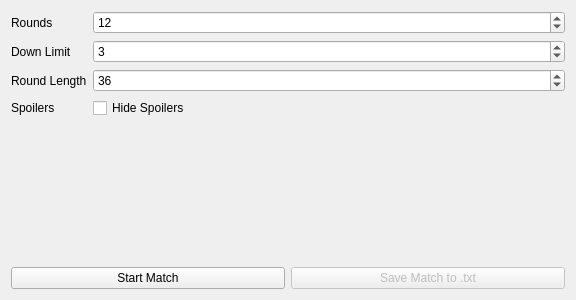
<?xml version="1.0" encoding="UTF-8"?>
<ui version="4.0">
 <class>OptionsWidget</class>
 <widget class="QWidget" name="OptionsWidget">
  <property name="geometry">
   <rect>
    <x>0</x>
    <y>0</y>
    <width>576</width>
    <height>300</height>
   </rect>
  </property>
  <property name="windowTitle">
   <string>Form</string>
  </property>
  <layout class="QVBoxLayout" name="verticalLayout">
   <item>
    <layout class="QFormLayout" name="formLayout">
     <item row="0" column="0">
      <widget class="QLabel" name="label">
       <property name="baseSize">
        <size>
         <width>3</width>
         <height>0</height>
        </size>
       </property>
       <property name="text">
        <string>Rounds</string>
       </property>
      </widget>
     </item>
     <item row="0" column="1">
      <widget class="QSpinBox" name="sbRounds">
       <property name="buttonSymbols">
        <enum>QAbstractSpinBox::UpDownArrows</enum>
       </property>
       <property name="suffix">
        <string/>
       </property>
       <property name="minimum">
        <number>1</number>
       </property>
       <property name="value">
        <number>12</number>
       </property>
       <property name="displayIntegerBase">
        <number>10</number>
       </property>
      </widget>
     </item>
     <item row="1" column="0">
      <widget class="QLabel" name="label_2">
       <property name="text">
        <string>Down Limit</string>
       </property>
      </widget>
     </item>
     <item row="1" column="1">
      <widget class="QSpinBox" name="sbDown">
       <property name="minimum">
        <number>1</number>
       </property>
       <property name="value">
        <number>3</number>
       </property>
      </widget>
     </item>
     <item row="2" column="0">
      <widget class="QLabel" name="label_3">
       <property name="text">
        <string>Round Length</string>
       </property>
      </widget>
     </item>
     <item row="2" column="1">
      <widget class="QSpinBox" name="sbLength">
       <property name="minimum">
        <number>1</number>
       </property>
       <property name="maximum">
        <number>999</number>
       </property>
       <property name="value">
        <number>36</number>
       </property>
      </widget>
     </item>
     <item row="3" column="0">
      <widget class="QLabel" name="label_4">
       <property name="text">
        <string>Spoilers</string>
       </property>
      </widget>
     </item>
     <item row="3" column="1">
      <widget class="QCheckBox" name="chkSpoilers">
       <property name="baseSize">
        <size>
         <width>0</width>
         <height>0</height>
        </size>
       </property>
       <property name="text">
        <string>Hide Spoilers</string>
       </property>
       <property name="checked">
        <bool>false</bool>
       </property>
      </widget>
     </item>
    </layout>
   </item>
   <item>
    <layout class="QHBoxLayout" name="horizontalLayout">
     <item>
      <widget class="QPushButton" name="startButton">
       <property name="text">
        <string>Start Match</string>
       </property>
      </widget>
     </item>
     <item>
      <widget class="QPushButton" name="pbSaveTxt">
       <property name="enabled">
        <bool>false</bool>
       </property>
       <property name="text">
        <string>Save Match to .txt</string>
       </property>
      </widget>
     </item>
    </layout>
   </item>
  </layout>
 </widget>
 <resources/>
 <connections>
  <connection>
   <sender>startButton</sender>
   <signal>clicked()</signal>
   <receiver>OptionsWidget</receiver>
   <slot>startClicked()</slot>
   <hints>
    <hint type="sourcelabel">
     <x>262</x>
     <y>234</y>
    </hint>
    <hint type="destinationlabel">
     <x>569</x>
     <y>182</y>
    </hint>
   </hints>
  </connection>
  <connection>
   <sender>pbSaveTxt</sender>
   <signal>clicked()</signal>
   <receiver>OptionsWidget</receiver>
   <slot>saveClicked()</slot>
   <hints>
    <hint type="sourcelabel">
     <x>441</x>
     <y>227</y>
    </hint>
    <hint type="destinationlabel">
     <x>570</x>
     <y>61</y>
    </hint>
   </hints>
  </connection>
 </connections>
 <slots>
  <slot>startClicked()</slot>
  <slot>saveClicked()</slot>
 </slots>
</ui>
